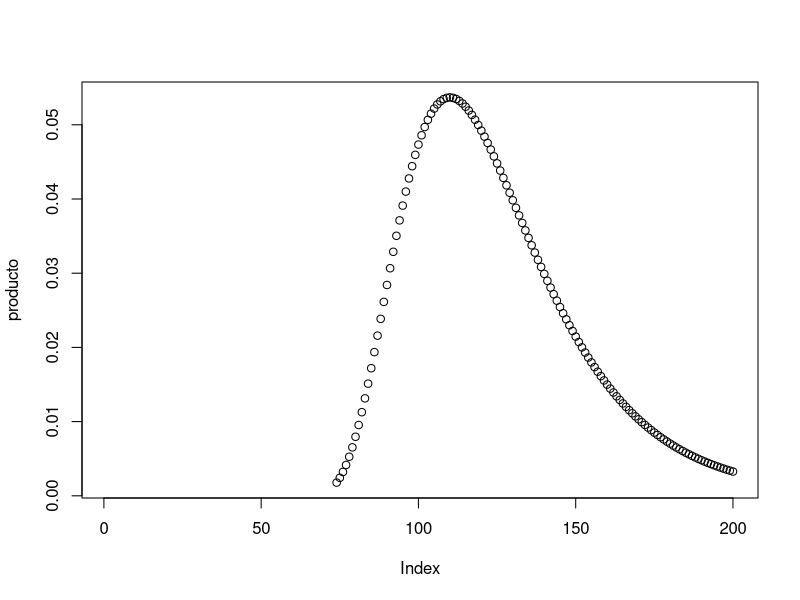

This figure's R source: (Note: this script raises an error after producing the figure.)

mi=c(13,13,13)
xi=c(6,6,6)
ni=c(74,72,51)

producto=NULL
for(t in 74:200){
for(j in 1:3){
producto[t]<-(1/(choose(t,ni[j])))*(choose(mi[j],xi[j])*choose(t-mi[j],ni[j]-xi[j]))
producto[t]<-producto[t]*producto[t]
}
}

plot(producto)

which(producto==max(producto,na.rm = TRUE))

##La verosimilitud se maximiza en 110




likelihood<-function(t,ni,xi,mi){
 
}

like<-likelihood(tvec,ni,xi,mi)

plot(likelihood)


prod()